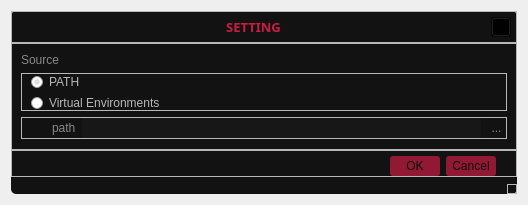
<?xml version="1.0" encoding="UTF-8"?>
<ui version="4.0">
 <class>Dialog</class>
 <widget class="QDialog" name="Dialog">
  <property name="geometry">
   <rect>
    <x>0</x>
    <y>0</y>
    <width>528</width>
    <height>205</height>
   </rect>
  </property>
  <property name="windowTitle">
   <string>Dialog</string>
  </property>
  <property name="styleSheet">
   <string notr="true"/>
  </property>
  <layout class="QVBoxLayout" name="verticalLayout">
   <item>
    <widget class="QFrame" name="main">
     <property name="styleSheet">
      <string notr="true">QFrame#main{
	background: #121212;
	border-radius: 5px;
}</string>
     </property>
     <property name="frameShape">
      <enum>QFrame::StyledPanel</enum>
     </property>
     <property name="frameShadow">
      <enum>QFrame::Raised</enum>
     </property>
     <layout class="QVBoxLayout" name="verticalLayout_4">
      <property name="spacing">
       <number>0</number>
      </property>
      <property name="leftMargin">
       <number>0</number>
      </property>
      <property name="topMargin">
       <number>0</number>
      </property>
      <property name="rightMargin">
       <number>0</number>
      </property>
      <property name="bottomMargin">
       <number>0</number>
      </property>
      <item alignment="Qt::AlignTop">
       <widget class="QFrame" name="title">
        <property name="styleSheet">
         <string notr="true">QLabel{
	color: #c91c42;
}

QPushButton{
	image: url(:/icons/svg/x.svg);
	background: rgba(1, 1, 1, 0);
	color: rgba(255, 255, 255, 0.7)
}

QPushButton:hover{
	background: rgba(255, 255, 255, 0.03);
}
</string>
        </property>
        <property name="frameShape">
         <enum>QFrame::StyledPanel</enum>
        </property>
        <property name="frameShadow">
         <enum>QFrame::Raised</enum>
        </property>
        <layout class="QHBoxLayout" name="horizontalLayout_2">
         <property name="spacing">
          <number>0</number>
         </property>
         <property name="leftMargin">
          <number>5</number>
         </property>
         <property name="topMargin">
          <number>5</number>
         </property>
         <property name="rightMargin">
          <number>5</number>
         </property>
         <property name="bottomMargin">
          <number>5</number>
         </property>
         <item alignment="Qt::AlignHCenter">
          <widget class="QLabel" name="label_setting">
           <property name="font">
            <font>
             <family>Malgun Gothic</family>
             <pointsize>10</pointsize>
             <weight>75</weight>
             <bold>true</bold>
            </font>
           </property>
           <property name="text">
            <string>SETTING</string>
           </property>
           <property name="alignment">
            <set>Qt::AlignCenter</set>
           </property>
          </widget>
         </item>
         <item>
          <widget class="QPushButton" name="btn_close">
           <property name="minimumSize">
            <size>
             <width>20</width>
             <height>20</height>
            </size>
           </property>
           <property name="maximumSize">
            <size>
             <width>20</width>
             <height>20</height>
            </size>
           </property>
           <property name="toolTip">
            <string>Close</string>
           </property>
           <property name="text">
            <string/>
           </property>
          </widget>
         </item>
        </layout>
       </widget>
      </item>
      <item>
       <widget class="QFrame" name="app">
        <property name="styleSheet">
         <string notr="true">QLineEdit, QToolButton, QRadioButton{
	color: rgba(255, 255, 255, 0.7);
}

QLabel{
	color: rgba(255, 255, 255, 0.5);
	background: rgba(0, 0, 0, 0)
}

QLineEdit{
	background: rgba(255, 255, 255, 0.05);
	border: 0px;
	border-radius: 3px;
}

QPushButton, QToolButton{
	border: 0px;
	border-radius: 3px;
}

QToolButton:hover, QRadioButton:indicator:hover{
	background: rgba(255, 255, 255, 0.1);
}

QRadioButton:indicator{
	width: 13px;
	height: 13px;
	image: url(:/icons/svg/circle.svg);
}

QRadioButton:indicator:checked{
	with: 13px;
	height: 13px;
	image: url(:/icons/svg/disc.svg);
}

QLineEdit:disabled{
	background: rgba(255, 255, 255, 0.02);
	color: rgba(255, 255, 255, 0.5)
}

QToolButton:disabled{
	color: rgba(255, 255, 255, 0.5)
}


</string>
        </property>
        <property name="frameShape">
         <enum>QFrame::StyledPanel</enum>
        </property>
        <property name="frameShadow">
         <enum>QFrame::Raised</enum>
        </property>
        <layout class="QVBoxLayout" name="verticalLayout_2">
         <property name="spacing">
          <number>6</number>
         </property>
         <property name="leftMargin">
          <number>9</number>
         </property>
         <property name="topMargin">
          <number>9</number>
         </property>
         <property name="rightMargin">
          <number>9</number>
         </property>
         <property name="bottomMargin">
          <number>10</number>
         </property>
         <item>
          <widget class="QLabel" name="label_source">
           <property name="font">
            <font>
             <pointsize>9</pointsize>
            </font>
           </property>
           <property name="text">
            <string>Source</string>
           </property>
          </widget>
         </item>
         <item alignment="Qt::AlignTop">
          <widget class="QFrame" name="frame_choice">
           <property name="font">
            <font>
             <pointsize>8</pointsize>
            </font>
           </property>
           <property name="frameShape">
            <enum>QFrame::StyledPanel</enum>
           </property>
           <property name="frameShadow">
            <enum>QFrame::Raised</enum>
           </property>
           <layout class="QVBoxLayout" name="verticalLayout_3">
            <property name="leftMargin">
             <number>8</number>
            </property>
            <property name="topMargin">
             <number>0</number>
            </property>
            <property name="rightMargin">
             <number>0</number>
            </property>
            <property name="bottomMargin">
             <number>0</number>
            </property>
            <item>
             <widget class="QRadioButton" name="radioButton_PATH">
              <property name="font">
               <font>
                <pointsize>9</pointsize>
               </font>
              </property>
              <property name="text">
               <string>PATH</string>
              </property>
              <property name="checked">
               <bool>true</bool>
              </property>
             </widget>
            </item>
            <item>
             <widget class="QRadioButton" name="radioButton_venv">
              <property name="font">
               <font>
                <pointsize>9</pointsize>
               </font>
              </property>
              <property name="text">
               <string>Virtual Environments</string>
              </property>
             </widget>
            </item>
           </layout>
          </widget>
         </item>
         <item alignment="Qt::AlignTop">
          <widget class="QFrame" name="frame_path">
           <property name="enabled">
            <bool>true</bool>
           </property>
           <property name="frameShape">
            <enum>QFrame::StyledPanel</enum>
           </property>
           <property name="frameShadow">
            <enum>QFrame::Raised</enum>
           </property>
           <layout class="QHBoxLayout" name="horizontalLayout">
            <property name="spacing">
             <number>6</number>
            </property>
            <property name="leftMargin">
             <number>30</number>
            </property>
            <property name="topMargin">
             <number>0</number>
            </property>
            <property name="rightMargin">
             <number>0</number>
            </property>
            <property name="bottomMargin">
             <number>0</number>
            </property>
            <item>
             <widget class="QLabel" name="label_path">
              <property name="font">
               <font>
                <pointsize>9</pointsize>
               </font>
              </property>
              <property name="text">
               <string>path</string>
              </property>
             </widget>
            </item>
            <item>
             <widget class="DropLineEdit" name="lineEdit_path">
              <property name="enabled">
               <bool>false</bool>
              </property>
              <property name="minimumSize">
               <size>
                <width>0</width>
                <height>20</height>
               </size>
              </property>
              <property name="font">
               <font>
                <pointsize>9</pointsize>
               </font>
              </property>
             </widget>
            </item>
            <item>
             <widget class="QToolButton" name="toolButton_path">
              <property name="enabled">
               <bool>false</bool>
              </property>
              <property name="minimumSize">
               <size>
                <width>0</width>
                <height>20</height>
               </size>
              </property>
              <property name="text">
               <string>...</string>
              </property>
             </widget>
            </item>
           </layout>
          </widget>
         </item>
        </layout>
       </widget>
      </item>
      <item alignment="Qt::AlignBottom">
       <widget class="QFrame" name="button">
        <property name="styleSheet">
         <string notr="true">QPushButton{
	width: 50px;
	height: 20px;
	color: #0f0e0e;
	background: rgba(201, 28, 66, 0.7);
	border: 0px;
	border-radius: 3px;
}

QPushButton:hover{
	background: rgba(201, 28, 66, 0.9)
}
</string>
        </property>
        <property name="frameShape">
         <enum>QFrame::StyledPanel</enum>
        </property>
        <property name="frameShadow">
         <enum>QFrame::Raised</enum>
        </property>
        <layout class="QVBoxLayout" name="verticalLayout_5">
         <property name="spacing">
          <number>0</number>
         </property>
         <property name="leftMargin">
          <number>0</number>
         </property>
         <property name="topMargin">
          <number>5</number>
         </property>
         <property name="rightMargin">
          <number>20</number>
         </property>
         <property name="bottomMargin">
          <number>0</number>
         </property>
         <item alignment="Qt::AlignBottom">
          <widget class="QDialogButtonBox" name="buttonBox">
           <property name="sizePolicy">
            <sizepolicy hsizetype="Expanding" vsizetype="Fixed">
             <horstretch>0</horstretch>
             <verstretch>0</verstretch>
            </sizepolicy>
           </property>
           <property name="font">
            <font>
             <family>UD Digi Kyokasho N-B</family>
             <pointsize>9</pointsize>
             <weight>75</weight>
             <bold>true</bold>
            </font>
           </property>
           <property name="orientation">
            <enum>Qt::Horizontal</enum>
           </property>
           <property name="standardButtons">
            <set>QDialogButtonBox::Cancel|QDialogButtonBox::Ok</set>
           </property>
           <property name="centerButtons">
            <bool>false</bool>
           </property>
          </widget>
         </item>
        </layout>
       </widget>
      </item>
      <item alignment="Qt::AlignRight|Qt::AlignBottom">
       <widget class="QFrame" name="size_grip">
        <property name="minimumSize">
         <size>
          <width>10</width>
          <height>10</height>
         </size>
        </property>
        <property name="maximumSize">
         <size>
          <width>10</width>
          <height>10</height>
         </size>
        </property>
        <property name="frameShape">
         <enum>QFrame::StyledPanel</enum>
        </property>
        <property name="frameShadow">
         <enum>QFrame::Raised</enum>
        </property>
       </widget>
      </item>
     </layout>
    </widget>
   </item>
  </layout>
 </widget>
 <customwidgets>
  <customwidget>
   <class>DropLineEdit</class>
   <extends>QLineEdit</extends>
   <header>customs</header>
   <slots>
    <slot>set_placeholder_text()</slot>
   </slots>
  </customwidget>
 </customwidgets>
 <resources>
  <include location="../imgs/icons.qrc"/>
 </resources>
 <connections>
  <connection>
   <sender>buttonBox</sender>
   <signal>rejected()</signal>
   <receiver>Dialog</receiver>
   <slot>reject()</slot>
   <hints>
    <hint type="sourcelabel">
     <x>316</x>
     <y>260</y>
    </hint>
    <hint type="destinationlabel">
     <x>286</x>
     <y>274</y>
    </hint>
   </hints>
  </connection>
  <connection>
   <sender>radioButton_venv</sender>
   <signal>toggled(bool)</signal>
   <receiver>lineEdit_path</receiver>
   <slot>setEnabled(bool)</slot>
   <hints>
    <hint type="sourcelabel">
     <x>223</x>
     <y>76</y>
    </hint>
    <hint type="destinationlabel">
     <x>235</x>
     <y>100</y>
    </hint>
   </hints>
  </connection>
  <connection>
   <sender>radioButton_venv</sender>
   <signal>toggled(bool)</signal>
   <receiver>toolButton_path</receiver>
   <slot>setEnabled(bool)</slot>
   <hints>
    <hint type="sourcelabel">
     <x>223</x>
     <y>76</y>
    </hint>
    <hint type="destinationlabel">
     <x>418</x>
     <y>100</y>
    </hint>
   </hints>
  </connection>
  <connection>
   <sender>radioButton_venv</sender>
   <signal>toggled(bool)</signal>
   <receiver>lineEdit_path</receiver>
   <slot>set_placeholder_text()</slot>
   <hints>
    <hint type="sourcelabel">
     <x>223</x>
     <y>76</y>
    </hint>
    <hint type="destinationlabel">
     <x>235</x>
     <y>100</y>
    </hint>
   </hints>
  </connection>
  <connection>
   <sender>buttonBox</sender>
   <signal>accepted()</signal>
   <receiver>Dialog</receiver>
   <slot>accept()</slot>
   <hints>
    <hint type="sourcelabel">
     <x>248</x>
     <y>254</y>
    </hint>
    <hint type="destinationlabel">
     <x>157</x>
     <y>274</y>
    </hint>
   </hints>
  </connection>
  <connection>
   <sender>btn_close</sender>
   <signal>clicked()</signal>
   <receiver>Dialog</receiver>
   <slot>close()</slot>
   <hints>
    <hint type="sourcelabel">
     <x>439</x>
     <y>28</y>
    </hint>
    <hint type="destinationlabel">
     <x>234</x>
     <y>99</y>
    </hint>
   </hints>
  </connection>
 </connections>
</ui>
